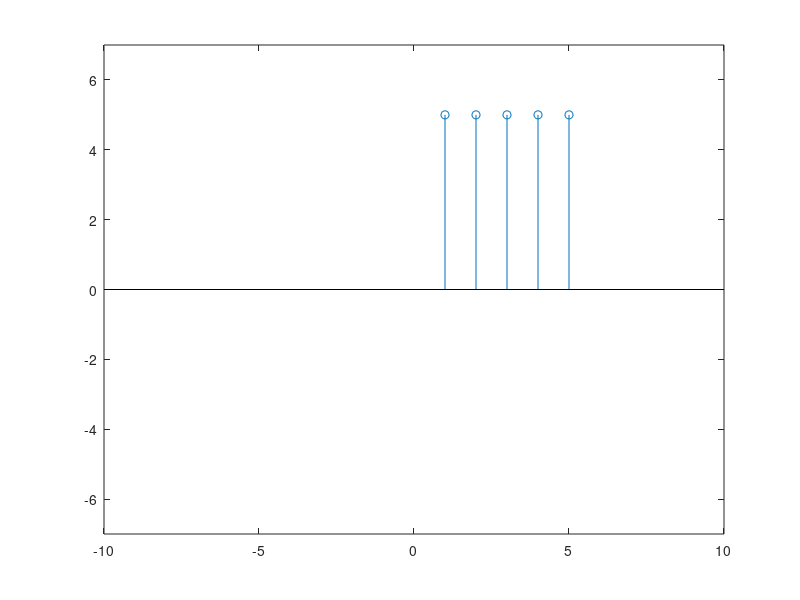
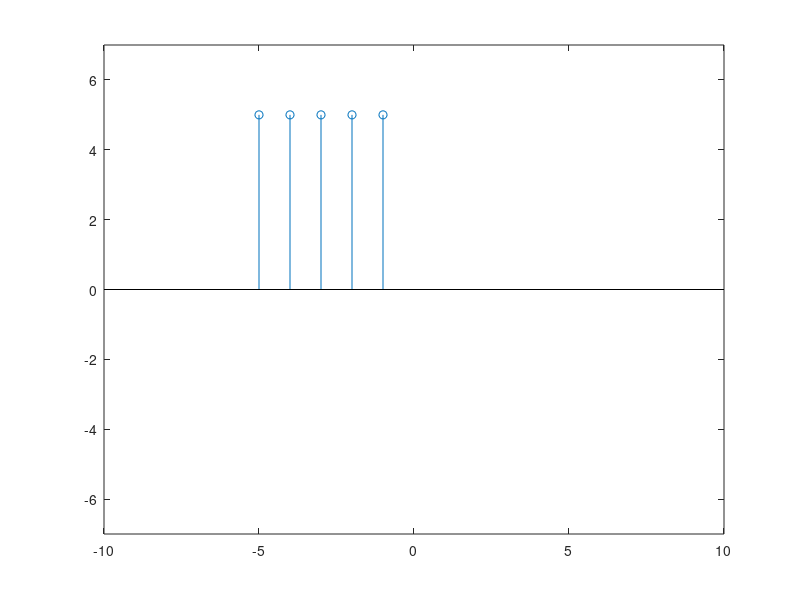
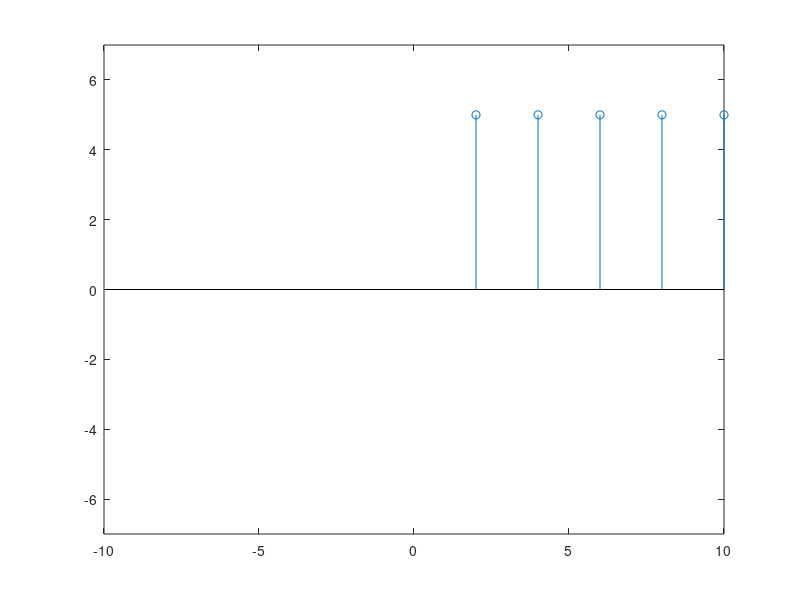
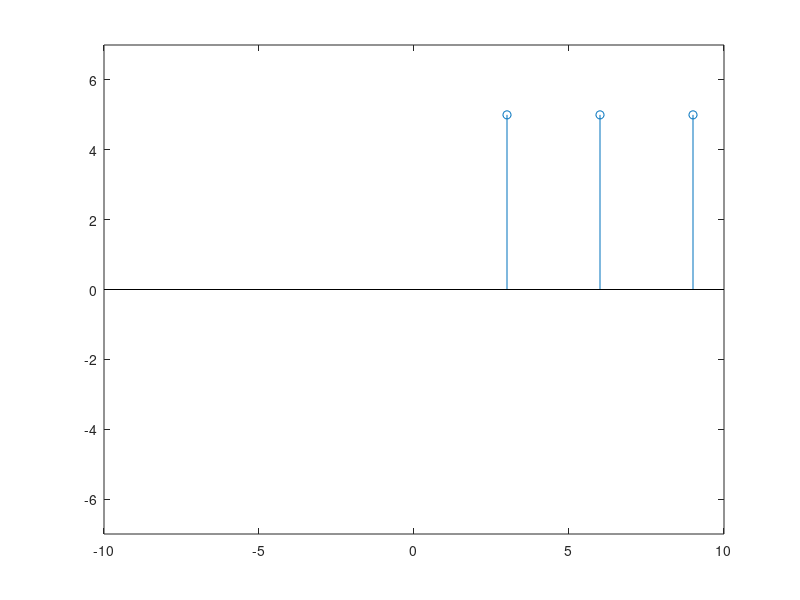

Reproduce these figures in MATLAB, in order.

% n=-4:6;
% x=zeros(1,length(n));
% 
%  for i=1:length(n)
%      if(n(i)==0||n(i)==1)
%          x(i)=-2;
%      elseif(n(i)==-2||n(i)==-1||n(i)==2||n(i)==3)
%          x(i)=1;
%      else
%          x(i)=0;
%      end
%  end
% 
% figure(1);
% stem(n,x)
% ylim([-2 2]);  
n=[1:5];
x=zeros(1,5)
max =2;
for i=1:5
    x(i)=input('Give the value of x:');
    if (max < x(i))
        max = x(i);
    end

end
max = max +2;
figure(1)
stem(n,x);
xlim([-10 10])
ylim([-max max]);

figure(2)
stem(-n,x);
ylim([-max max]);
xlim([-10 10]);

figure(3)
stem(2*n,x);
ylim([-max max]);
xlim([-10 10]);

figure(4)
stem(3*n,x);
ylim([-max max]);
xlim([-10 10]);
